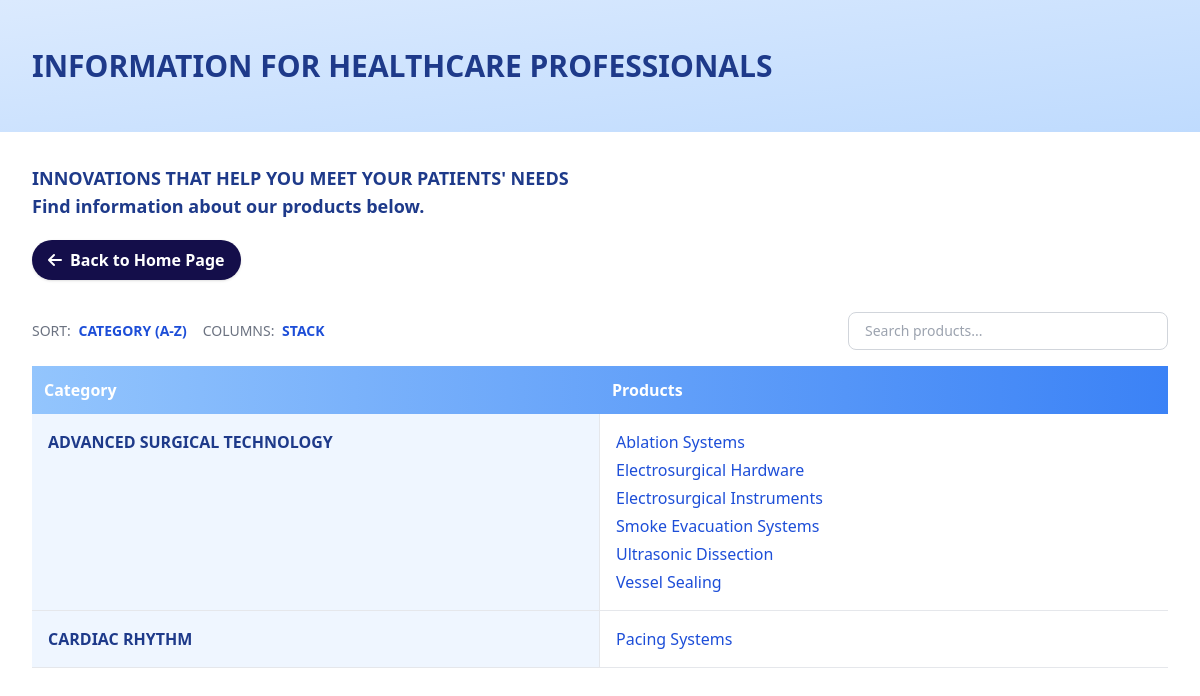
Before: /products/categories/ with the older database file.
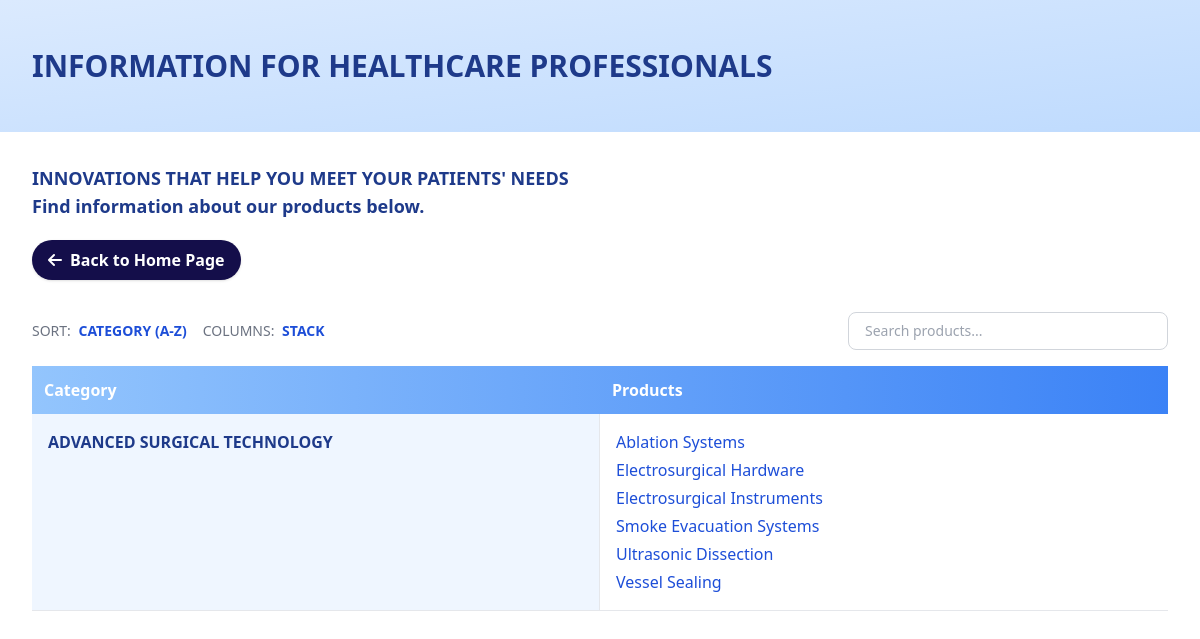
After: the same page with the newer database file.
### products/models.py (models this page shows, shortened)
class Category(models.Model):
    name = models.CharField(max_length=100)
    created_at = models.DateTimeField(auto_now_add=True)
    updated_at = models.DateTimeField(auto_now=True)
    is_avaliable=models.BooleanField(default=True)

class ProductCategory(models.Model):
    category = models.ForeignKey(Category, on_delete=models.CASCADE, related_name="product_categories")
    name = models.CharField(max_length=100)
    created_at = models.DateTimeField(auto_now_add=True)
    updated_at = models.DateTimeField(auto_now=True)

### products/views.py (the view)
# urls.py: path('categories/', views.category_view, name='category_list'),
def category_view(request):
    categories = Category.objects.filter(is_avaliable=True).prefetch_related(
        Prefetch(
            'product_categories',
            queryset=ProductCategory.objects.select_related().order_by('name')
        )
    ).order_by('name')
    all_products = Product.objects.filter(
    product_type__product_category__category__is_avaliable=True
)
    return render(request, 'products/category_list.html', {'categories': categories,'all_products':all_products})

### products/templates/products/category_list.html (shortened to what this page needs)
{% load static %}
<!DOCTYPE html>
<html lang="en">
<head>
    <script src="https://cdn.tailwindcss.com"></script>
    <link href="https://cdnjs.cloudflare.com/ajax/libs/font-awesome/6.0.0/css/all.min.css" rel="stylesheet">
</head>
<body class="bg-gray-100 font-sans">
<div class="w-full bg-white min-h-screen">
    <div class="bg-gradient-to-br from-blue-100 to-blue-200 text-blue-900 px-4 sm:px-8 py-8 sm:py-12">
        <h1 class="text-xl sm:text-3xl font-bold leading-snug">
            INFORMATION FOR HEALTHCARE PROFESSIONALS
        </h1>
    </div>
    <div class="p-4 sm:p-8">
        <h2 class="text-base sm:text-lg text-blue-900 font-semibold">
            INNOVATIONS THAT HELP YOU MEET YOUR PATIENTS' NEEDS
        </h2>
        <p class="text-base sm:text-lg text-blue-900 font-semibold mb-2">
            Find information about our products below.
        </p>
        <a href="{% url 'home' %}"
           class="inline-flex items-center gap-2 mt-3 px-4 py-2 rounded-full bg-[#140e4a] text-white font-semibold shadow hover:bg-blue-900 transition-all text-xs sm:text-base">
            <i class="fas fa-arrow-left"></i>
            <span>Back to Home Page</span>
        </a>
<div class="mt-8 mb-4 flex flex-col gap-3 sm:flex-row sm:items-center sm:justify-between text-sm">
    <div class="flex flex-wrap gap-4">
        <span>
            <span class="text-gray-500 font-medium">SORT:</span>
            <span class="text-blue-700 font-semibold ml-1">CATEGORY (A-Z)</span>
        </span>
        <span>
            <span class="text-gray-500 font-medium">COLUMNS:</span>
            <span class="text-blue-700 font-semibold ml-1">STACK</span>
        </span>
    </div>
    <div class="relative w-full sm:w-80">
        <input type="text" id="search-input" autocomplete="off"
            placeholder="Search products..." class="border border-gray-300 px-4 py-2 rounded-lg w-full focus:outline-none focus:ring-2 focus:ring-blue-500"
        >
    </div>
</div>
        <div class="hidden sm:grid grid-cols-2 text-white font-semibold text-base bg-gradient-to-r from-blue-300 to-blue-500">
            <div class="p-3">Category</div>
            <div class="p-3">Products</div>
        </div>
        <div>
        {% for cat in categories %}
            <div class="flex flex-col sm:grid sm:grid-cols-2 border-b">
                <div class="p-4 font-bold text-blue-900 border-b sm:border-b-0 sm:border-r border-gray-200 bg-blue-50 text-sm sm:text-base">
                    {{ cat.name }}
                </div>
                <div class="p-4 space-y-1 bg-white text-sm sm:text-base">
                    {% for prod_cat in cat.product_categories.all %}
                        {% if not request.GET.search or request.GET.search|lower in prod_cat.name|lower %}
                            <a href="{% url 'product_list' prod_cat.pk %}" class="block text-blue-700 hover:underline">
                                {{ prod_cat.name }}
                            </a>
                        {% endif %}
                    {% empty %}
                        <span class="text-gray-500 text-xs">No subcategories available.</span>
                    {% endfor %}
                </div>
            </div>
        {% endfor %}
        </div>
    </div>
</div>
</body>
</html>

Changed rows visible on the page:
no longer on this page (row edited): Category: name "CARDIAC RHYTHM"
no longer on this page (row unchanged): ProductCategory: name "Pacing Systems", shown under "CARDIAC RHYTHM"
